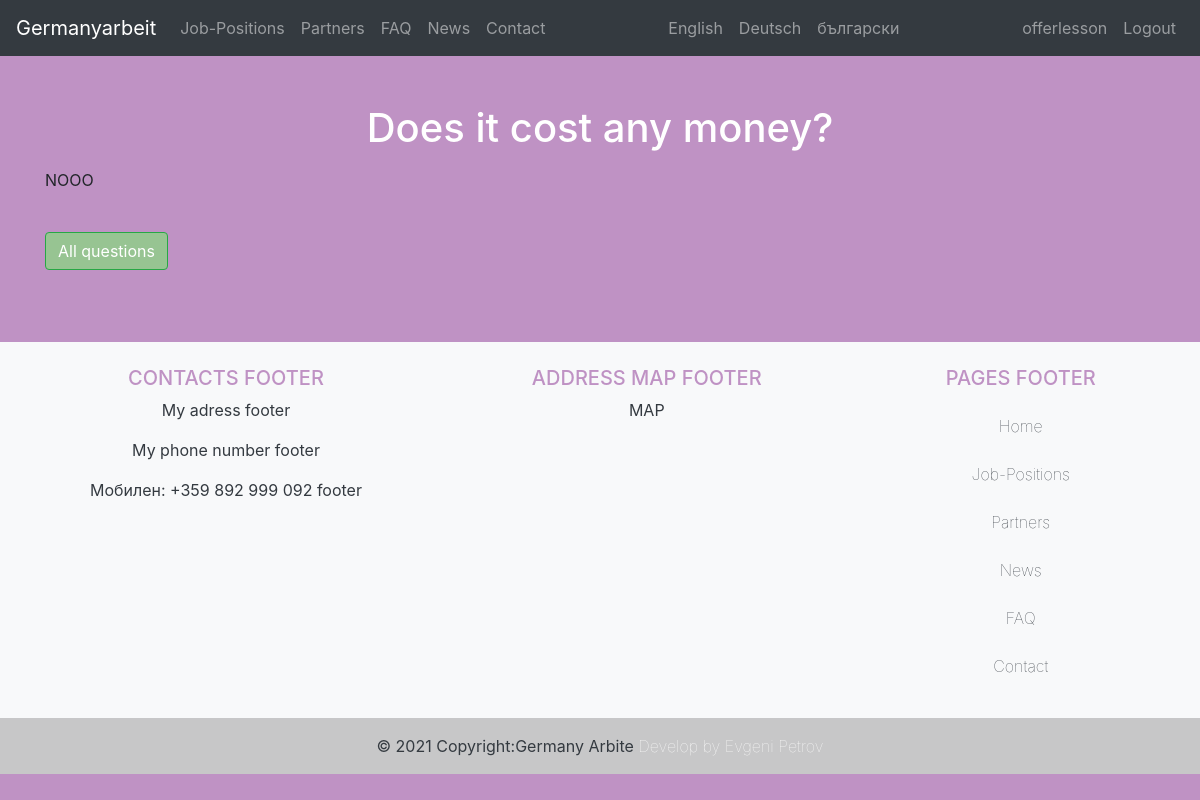
The page /faq/does-it-cost-any-money/ (signed in) on the database its author committed.
### costumeuser/models.py (models this page shows, shortened)
class User(AbstractUser):
    is_worker = models.BooleanField(default=False)
    is_company = models.BooleanField(default=False)

### faq/models.py (models this page shows, shortened)
class Faq(models.Model):
    question = models.CharField(max_length=250)
    slug = models.SlugField(allow_unicode=True)
    answer = models.TextField()
    featured = models.BooleanField(default=False)
    date_create = models.DateField(default=datetime.now, blank=True)

### faq/views.py (the view)
# urls.py: path('<slug:slug>/', FaqDetailView.as_view(), name="faq-detail"),
class FaqDetailView(DetailView):
    model = Faq

### templates/faq/faq_detail.html (shortened to what this page needs)
{% extends 'base.html' %}
{% load i18n %}
{% block content %}
    <div class="container" style="align: center;">
        <div class="row align-items-center">
            <div class="col-lg-12 col-sm-12 col-md-12">
            <br>
            <br>
                <h1 style="color: white; text-align: center">{{ object.question | safe }}</h1>
                <p style="color: white" id="summernote">{{ object.answer | safe }}</p>
                <br>
                <a href="{% url 'faq' %}" class="btn btn-success">{% trans "All questions" %}</a>
            </div>
        </div>
    </div>
    <br>
{% endblock %}

### templates/nav.html (shortened to what this page needs)
{% load i18n %}
{% load static %}
<nav class="navbar navbar-expand-lg navbar-dark bg-dark">
  <a class="navbar-brand" href="{% url 'home' %}"><img/>Germanyarbeit</a>
  <div class="collapse navbar-collapse justify-content-between" id="navbarNav">
    <ul class="navbar-nav">
      <li class="nav-item">
        <a class="nav-link" href="{% url 'category_all' %}">{% trans "Job-Positions" %}</a>
      </li>
      <li class="nav-item">
        <a class="nav-link" href="{% url 'partners' %}">{% trans "Partners" %}</a>
      </li>
      <li class="nav-item">
        <a class="nav-link" href="{% url 'faq' %}">{% trans "FAQ" %}</a>
      </li>
      <li class="nav-item">
        <a class="nav-link" href="{% url 'news' %}">{% trans "News" %}</a>
      </li>
      <li class="nav-item">
        <a class="nav-link" href="{% url 'contact' %}">{% trans "Contact" %}</a>
      </li>
    </ul>
    <ul class="navbar-nav">
        {% get_available_languages as LANGUAGES %}
        {% get_language_info_list for LANGUAGES as languages %}
        {% for lang in languages %}
          <li class="nav-item">
            <a class="dropdown-item nav-link" href="/{{ lang.code }}/">{{ lang.name_local }}</a>
          </li>
        {% endfor %}
    </ul>
    <ul class="navbar-nav">
      {% if user.is_authenticated %}
      <li class="nav-item">
        <a class="nav-link" href="{% url 'profile' %}">{{ user.username }}</a>
      </li>
      <li class="nav-item">
        <a class="nav-link" href="{% url 'account_logout' %}">{% trans "Logout" %}</a>
      </li>
      {% endif %}
    </ul>
  </div>
</nav>

### static/css/main.css (style rules this page uses)
.body { background-color: #BF92C4; background-repeat: no-repeat; }
.btn { background-color: #97C492; }

### rows shown on the page
User: username "offerlesson"
Faq: question "Does it cost any money?", answer "NOOO"

### other values the page prints
{{ lang.name_local }} "English" "Deutsch" "български"
